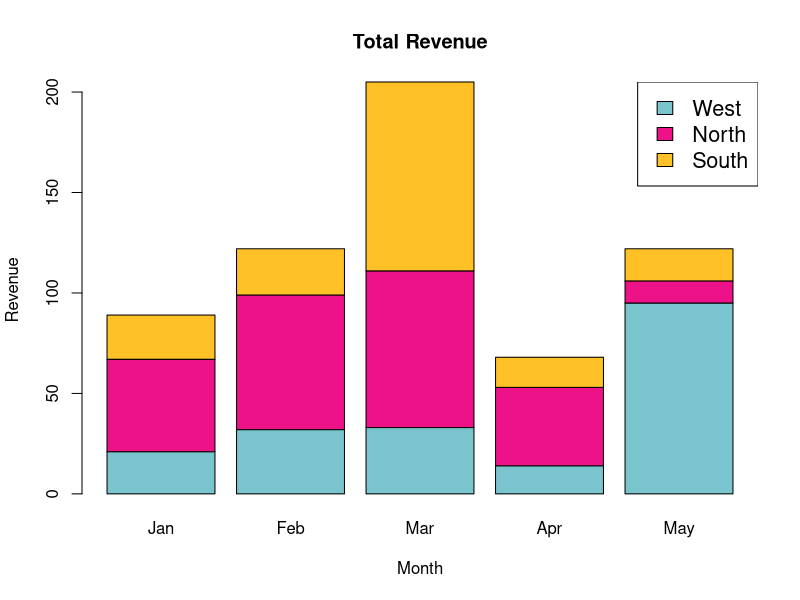

Here is the R script that generated this plot:
rm(list = ls())

library(RColorBrewer)  

months <- c("Jan","Feb","Mar","Apr","May")  

regions <- c("West","North","South")  

Values <- matrix(c(21,32,33,14,95,46,67,78,39,11,22,23,94,15,16), nrow = 3, ncol = 5, byrow = TRUE)  

barplot(Values, main = "Total Revenue", names.arg = months, xlab = "Month", ylab = "Revenue", col =c("cadetblue3","deeppink2","goldenrod1"))  

legend("topright", regions, cex = 1.3, fill = c("cadetblue3","deeppink2","goldenrod1"))  

